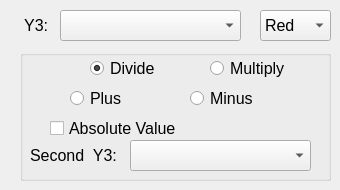
               <widget class="QWidget" name="tab_6">
                <attribute name="title">
                 <string>Y3</string>
                </attribute>
                <widget class="QLabel" name="label_25">
                 <property name="geometry">
                  <rect>
                   <x>20</x>
                   <y>10</y>
                   <width>41</width>
                   <height>31</height>
                  </rect>
                 </property>
                 <property name="font">
                  <font>
                   <pointsize>12</pointsize>
                  </font>
                 </property>
                 <property name="text">
                  <string> Y3:</string>
                 </property>
                </widget>
                <widget class="QComboBox" name="comboBox_y3">
                 <property name="geometry">
                  <rect>
                   <x>60</x>
                   <y>10</y>
                   <width>181</width>
                   <height>31</height>
                  </rect>
                 </property>
                 <property name="font">
                  <font>
                   <pointsize>12</pointsize>
                  </font>
                 </property>
                </widget>
                <widget class="QGroupBox" name="groupBox_y3">
                 <property name="geometry">
                  <rect>
                   <x>20</x>
                   <y>50</y>
                   <width>311</width>
                   <height>131</height>
                  </rect>
                 </property>
                 <property name="title">
                  <string/>
                 </property>
                 <widget class="QComboBox" name="comboBox_second_y3">
                  <property name="geometry">
                   <rect>
                    <x>110</x>
                    <y>90</y>
                    <width>181</width>
                    <height>31</height>
                   </rect>
                  </property>
                  <property name="font">
                   <font>
                    <pointsize>12</pointsize>
                   </font>
                  </property>
                 </widget>
                 <widget class="QRadioButton" name="radioButton_y3_multiply">
                  <property name="geometry">
                   <rect>
                    <x>190</x>
                    <y>10</y>
                    <width>81</width>
                    <height>17</height>
                   </rect>
                  </property>
                  <property name="font">
                   <font>
                    <pointsize>12</pointsize>
                   </font>
                  </property>
                  <property name="text">
                   <string>Multiply</string>
                  </property>
                 </widget>
                 <widget class="QRadioButton" name="radioButton_y3_divide">
                  <property name="geometry">
                   <rect>
                    <x>70</x>
                    <y>10</y>
                    <width>71</width>
                    <height>17</height>
                   </rect>
                  </property>
                  <property name="font">
                   <font>
                    <pointsize>12</pointsize>
                   </font>
                  </property>
                  <property name="text">
                   <string>Divide</string>
                  </property>
                  <property name="checked">
                   <bool>true</bool>
                  </property>
                 </widget>
                 <widget class="QRadioButton" name="radioButton_y3_plus">
                  <property name="geometry">
                   <rect>
                    <x>50</x>
                    <y>40</y>
                    <width>71</width>
                    <height>17</height>
                   </rect>
                  </property>
                  <property name="font">
                   <font>
                    <pointsize>12</pointsize>
                   </font>
                  </property>
                  <property name="text">
                   <string>Plus</string>
                  </property>
                 </widget>
                 <widget class="QRadioButton" name="radioButton_y3_minus">
                  <property name="geometry">
                   <rect>
                    <x>170</x>
                    <y>40</y>
                    <width>71</width>
                    <height>17</height>
                   </rect>
                  </property>
                  <property name="font">
                   <font>
                    <pointsize>12</pointsize>
                   </font>
                  </property>
                  <property name="text">
                   <string>Minus</string>
                  </property>
                 </widget>
                 <widget class="QLabel" name="label_33">
                  <property name="geometry">
                   <rect>
                    <x>10</x>
                    <y>90</y>
                    <width>91</width>
                    <height>31</height>
                   </rect>
                  </property>
                  <property name="font">
                   <font>
                    <pointsize>12</pointsize>
                   </font>
                  </property>
                  <property name="text">
                   <string>Second  Y3:</string>
                  </property>
                 </widget>
                 <widget class="QCheckBox" name="checkBox_y3_value">
                  <property name="geometry">
                   <rect>
                    <x>30</x>
                    <y>70</y>
                    <width>131</width>
                    <height>17</height>
                   </rect>
                  </property>
                  <property name="font">
                   <font>
                    <pointsize>12</pointsize>
                   </font>
                  </property>
                  <property name="text">
                   <string>Absolute Value</string>
                  </property>
                 </widget>
                </widget>
                <widget class="QComboBox" name="comboBox_color_y3">
                 <property name="geometry">
                  <rect>
                   <x>260</x>
                   <y>10</y>
                   <width>71</width>
                   <height>31</height>
                  </rect>
                 </property>
                 <property name="font">
                  <font>
                   <pointsize>12</pointsize>
                  </font>
                 </property>
                 <property name="currentIndex">
                  <number>2</number>
                 </property>
                 <item>
                  <property name="text">
                   <string>Blue</string>
                  </property>
                 </item>
                 <item>
                  <property name="text">
                   <string>Green</string>
                  </property>
                 </item>
                 <item>
                  <property name="text">
                   <string>Red</string>
                  </property>
                 </item>
                 <item>
                  <property name="text">
                   <string>Yellow</string>
                  </property>
                 </item>
                 <item>
                  <property name="text">
                   <string>Black</string>
                  </property>
                 </item>
                </widget>
               </widget>
